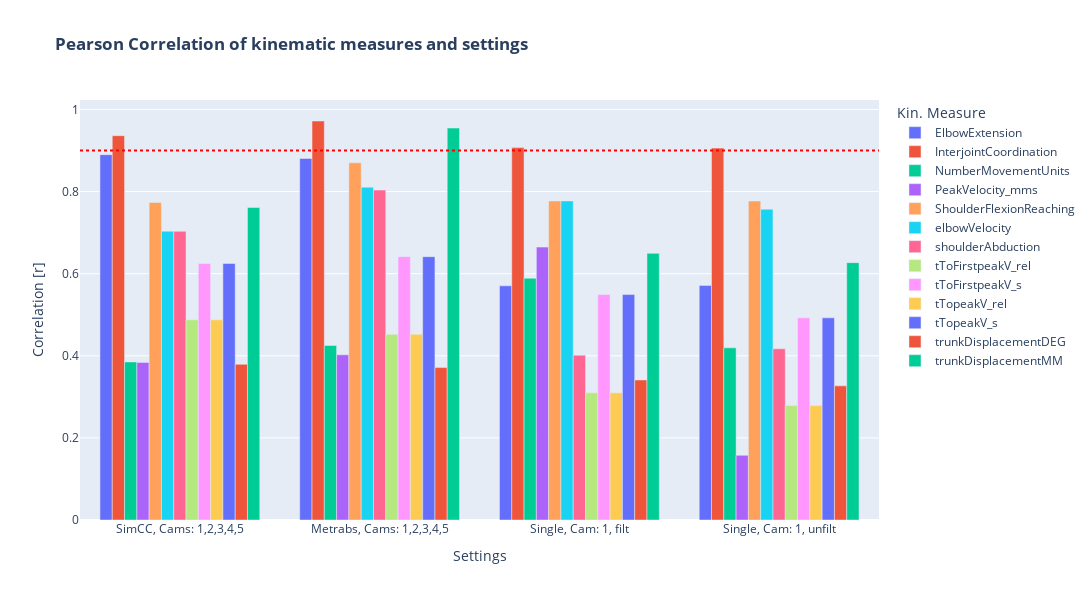

The cell this chart's notebook holds for it:
### Code cell
fig = px.bar(df_plot, x='id_s_name', y='correlation', color='measure', title=f'<b>Pearson Correlation<b>', labels={'correlation': 'Correlation [r] Correlation', 'Settings': 'Subject ID', 'measure': 'Kin. Measure'},
             template = 'plotly', barmode="group")

fig.add_hline(y=0.9, line_dash='dot', line_color='red', name = 'minimum correlation')
#fig.add_hline(y=-0.9, line_dash='dot', line_color='red', name = 'minimum correlation')

fig.update_layout(title= f'<b>Pearson Correlation of kinematic measures and settings<b>',
          xaxis_title=f'Settings',
          yaxis_title=f'Correlation [r]',
                  width=1300, height=600
          )

fig.show()

os.makedirs(os.path.join(dir_plots_cat, '04_correlation'), exist_ok=True)

path = os.path.join(dir_plots_cat, '04_correlation', f'pearson_corr_all.html')
fig.write_html(path)

path = os.path.join(dir_plots_cat, '04_correlation', f'pearson_corr_all.png')
fig.write_image(path, scale = 5)

### Figure 1 — Plotly figure (JSON) as saved in the notebook; plotly's stock layout.template omitted (floating-point values rounded to 4 significant figures)
{"data": [{"alignmentgroup": "True", "hovertemplate": "Kin. Measure=ElbowExtension<br>id_s_name=%{x}<br>Correlation [r] Correlation=%{y}<extra></extra>", "legendgroup": "ElbowExtension", "marker": {"color": "#636efa", "pattern": {"shape": ""}}, "name": "ElbowExtension", "offsetgroup": "ElbowExtension", "orientation": "v", "showlegend": true, "textposition": "auto", "x": ["SimCC, Cams: 1,2,3,4,5", "Metrabs, Cams: 1,2,3,4,5", "Single, Cam: 1, filt", "Single, Cam: 1, unfilt"], "xaxis": "x", "y": [0.8899, 0.8807, 0.5704, 0.5715], "yaxis": "y", "type": "bar"}, {"alignmentgroup": "True", "hovertemplate": "Kin. Measure=InterjointCoordination<br>id_s_name=%{x}<br>Correlation [r] Correlation=%{y}<extra></extra>", "legendgroup": "InterjointCoordination", "marker": {"color": "#EF553B", "pattern": {"shape": ""}}, "name": "InterjointCoordination", "offsetgroup": "InterjointCoordination", "orientation": "v", "showlegend": true, "textposition": "auto", "x": ["SimCC, Cams: 1,2,3,4,5", "Metrabs, Cams: 1,2,3,4,5", "Single, Cam: 1, filt", "Single, Cam: 1, unfilt"], "xaxis": "x", "y": [0.9362, 0.972, 0.9071, 0.906], "yaxis": "y", "type": "bar"}, {"alignmentgroup": "True", "hovertemplate": "Kin. Measure=NumberMovementUnits<br>id_s_name=%{x}<br>Correlation [r] Correlation=%{y}<extra></extra>", "legendgroup": "NumberMovementUnits", "marker": {"color": "#00cc96", "pattern": {"shape": ""}}, "name": "NumberMovementUnits", "offsetgroup": "NumberMovementUnits", "orientation": "v", "showlegend": true, "textposition": "auto", "x": ["SimCC, Cams: 1,2,3,4,5", "Metrabs, Cams: 1,2,3,4,5", "Single, Cam: 1, filt", "Single, Cam: 1, unfilt"], "xaxis": "x", "y": [0.3851, 0.4251, 0.589, 0.4194], "yaxis": "y", "type": "bar"}, {"alignmentgroup": "True", "hovertemplate": "Kin. Measure=PeakVelocity_mms<br>id_s_name=%{x}<br>Correlation [r] Correlation=%{y}<extra></extra>", "legendgroup": "PeakVelocity_mms", "marker": {"color": "#ab63fa", "pattern": {"shape": ""}}, "name": "PeakVelocity_mms", "offsetgroup": "PeakVelocity_mms", "orientation": "v", "showlegend": true, "textposition": "auto", "x": ["SimCC, Cams: 1,2,3,4,5", "Metrabs, Cams: 1,2,3,4,5", "Single, Cam: 1, filt", "Single, Cam: 1, unfilt"], "xaxis": "x", "y": [0.384, 0.4024, 0.6648, 0.1575], "yaxis": "y", "type": "bar"}, {"alignmentgroup": "True", "hovertemplate": "Kin. Measure=ShoulderFlexionReaching<br>id_s_name=%{x}<br>Correlation [r] Correlation=%{y}<extra></extra>", "legendgroup": "ShoulderFlexionReaching", "marker": {"color": "#FFA15A", "pattern": {"shape": ""}}, "name": "ShoulderFlexionReaching", "offsetgroup": "ShoulderFlexionReaching", "orientation": "v", "showlegend": true, "textposition": "auto", "x": ["SimCC, Cams: 1,2,3,4,5", "Metrabs, Cams: 1,2,3,4,5", "Single, Cam: 1, filt", "Single, Cam: 1, unfilt"], "xaxis": "x", "y": [0.7737, 0.87, 0.7771, 0.7771], "yaxis": "y", "type": "bar"}, {"alignmentgroup": "True", "hovertemplate": "Kin. Measure=elbowVelocity<br>id_s_name=%{x}<br>Correlation [r] Correlation=%{y}<extra></extra>", "legendgroup": "elbowVelocity", "marker": {"color": "#19d3f3", "pattern": {"shape": ""}}, "name": "elbowVelocity", "offsetgroup": "elbowVelocity", "orientation": "v", "showlegend": true, "textposition": "auto", "x": ["SimCC, Cams: 1,2,3,4,5", "Metrabs, Cams: 1,2,3,4,5", "Single, Cam: 1, filt", "Single, Cam: 1, unfilt"], "xaxis": "x", "y": [0.7036, 0.8108, 0.7773, 0.7571], "yaxis": "y", "type": "bar"}, {"alignmentgroup": "True", "hovertemplate": "Kin. Measure=shoulderAbduction<br>id_s_name=%{x}<br>Correlation [r] Correlation=%{y}<extra></extra>", "legendgroup": "shoulderAbduction", "marker": {"color": "#FF6692", "pattern": {"shape": ""}}, "name": "shoulderAbduction", "offsetgroup": "shoulderAbduction", "orientation": "v", "showlegend": true, "textposition": "auto", "x": ["SimCC, Cams: 1,2,3,4,5", "Metrabs, Cams: 1,2,3,4,5", "Single, Cam: 1, filt", "Single, Cam: 1, unfilt"], "xaxis": "x", "y": [0.7033, 0.8036, 0.4015, 0.4172], "yaxis": "y", "type": "bar"}, {"alignmentgroup": "True", "hovertemplate": "Kin. Measure=tToFirstpeakV_rel<br>id_s_name=%{x}<br>Correlation [r] Correlation=%{y}<extra></extra>", "legendgroup": "tToFirstpeakV_rel", "marker": {"color": "#B6E880", "pattern": {"shape": ""}}, "name": "tToFirstpeakV_rel", "offsetgroup": "tToFirstpeakV_rel", "orientation": "v", "showlegend": true, "textposition": "auto", "x": ["SimCC, Cams: 1,2,3,4,5", "Metrabs, Cams: 1,2,3,4,5", "Single, Cam: 1, filt", "Single, Cam: 1, unfilt"], "xaxis": "x", "y": [0.4876, 0.4524, 0.3098, 0.2787], "yaxis": "y", "type": "bar"}, {"alignmentgroup": "True", "hovertemplate": "Kin. Measure=tToFirstpeakV_s<br>id_s_name=%{x}<br>Correlation [r] Correlation=%{y}<extra></extra>", "legendgroup": "tToFirstpeakV_s", "marker": {"color": "#FF97FF", "pattern": {"shape": ""}}, "name": "tToFirstpeakV_s", "offsetgroup": "tToFirstpeakV_s", "orientation": "v", "showlegend": true, "textposition": "auto", "x": ["SimCC, Cams: 1,2,3,4,5", "Metrabs, Cams: 1,2,3,4,5", "Single, Cam: 1, filt", "Single, Cam: 1, unfilt"], "xaxis": "x", "y": [0.6247, 0.6415, 0.5492, 0.4924], "yaxis": "y", "type": "bar"}, {"alignmentgroup": "True", "hovertemplate": "Kin. Measure=tTopeakV_rel<br>id_s_name=%{x}<br>Correlation [r] Correlation=%{y}<extra></extra>", "legendgroup": "tTopeakV_rel", "marker": {"color": "#FECB52", "pattern": {"shape": ""}}, "name": "tTopeakV_rel", "offsetgroup": "tTopeakV_rel", "orientation": "v", "showlegend": true, "textposition": "auto", "x": ["SimCC, Cams: 1,2,3,4,5", "Metrabs, Cams: 1,2,3,4,5", "Single, Cam: 1, filt", "Single, Cam: 1, unfilt"], "xaxis": "x", "y": [0.4876, 0.4524, 0.3098, 0.2787], "yaxis": "y", "type": "bar"}, {"alignmentgroup": "True", "hovertemplate": "Kin. Measure=tTopeakV_s<br>id_s_name=%{x}<br>Correlation [r] Correlation=%{y}<extra></extra>", "legendgroup": "tTopeakV_s", "marker": {"color": "#636efa", "pattern": {"shape": ""}}, "name": "tTopeakV_s", "offsetgroup": "tTopeakV_s", "orientation": "v", "showlegend": true, "textposition": "auto", "x": ["SimCC, Cams: 1,2,3,4,5", "Metrabs, Cams: 1,2,3,4,5", "Single, Cam: 1, filt", "Single, Cam: 1, unfilt"], "xaxis": "x", "y": [0.6247, 0.6415, 0.5492, 0.4924], "yaxis": "y", "type": "bar"}, {"alignmentgroup": "True", "hovertemplate": "Kin. Measure=trunkDisplacementDEG<br>id_s_name=%{x}<br>Correlation [r] Correlation=%{y}<extra></extra>", "legendgroup": "trunkDisplacementDEG", "marker": {"color": "#EF553B", "pattern": {"shape": ""}}, "name": "trunkDisplacementDEG", "offsetgroup": "trunkDisplacementDEG", "orientation": "v", "showlegend": true, "textposition": "auto", "x": ["SimCC, Cams: 1,2,3,4,5", "Metrabs, Cams: 1,2,3,4,5", "Single, Cam: 1, filt", "Single, Cam: 1, unfilt"], "xaxis": "x", "y": [0.3792, 0.3713, 0.3411, 0.3268], "yaxis": "y", "type": "bar"}, {"alignmentgroup": "True", "hovertemplate": "Kin. Measure=trunkDisplacementMM<br>id_s_name=%{x}<br>Correlation [r] Correlation=%{y}<extra></extra>", "legendgroup": "trunkDisplacementMM", "marker": {"color": "#00cc96", "pattern": {"shape": ""}}, "name": "trunkDisplacementMM", "offsetgroup": "trunkDisplacementMM", "orientation": "v", "showlegend": true, "textposition": "auto", "x": ["SimCC, Cams: 1,2,3,4,5", "Metrabs, Cams: 1,2,3,4,5", "Single, Cam: 1, filt", "Single, Cam: 1, unfilt"], "xaxis": "x", "y": [0.7613, 0.9548, 0.6496, 0.6269], "yaxis": "y", "type": "bar"}], "layout": {"xaxis": {"anchor": "y", "domain": [0.0, 1.0], "title": {"text": "Settings"}}, "yaxis": {"anchor": "x", "domain": [0.0, 1.0], "title": {"text": "Correlation [r]"}}, "legend": {"title": {"text": "Kin. Measure"}, "tracegroupgap": 0}, "title": {"text": "<b>Pearson Correlation of kinematic measures and settings<b>"}, "barmode": "group", "shapes": [{"line": {"color": "red", "dash": "dot"}, "name": "minimum correlation", "type": "line", "x0": 0, "x1": 1, "xref": "x domain", "y0": 0.9, "y1": 0.9, "yref": "y"}], "width": 1300, "height": 600}}
